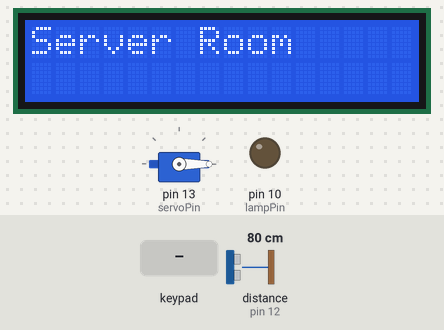
This sketch was run on a simulated Arduino Uno, built with avr-gcc and run on an emulated ATmega328P. On the bench: servo, 16×2 character LCD, output pins drawn as LEDs (lit = HIGH). Wiring (inferred from the names in the program): ultrasonic range finder: trigger pin 11; echo pin 12. Inputs (shaded band) come from the test bench; at power-on: distance to the obstacle (sensor on pin 12) 80 cm. The echo pulse lasts 58.3 µs per cm; pins used as bus, display or sensor lines are not drawn.

Above: at 1.2 s.
1.3 s: distance to the obstacle (sensor on pin 12) set to 12 cm
2.8 s: distance to the obstacle (sensor on pin 12) set to 9 cm
At 3.3 s:
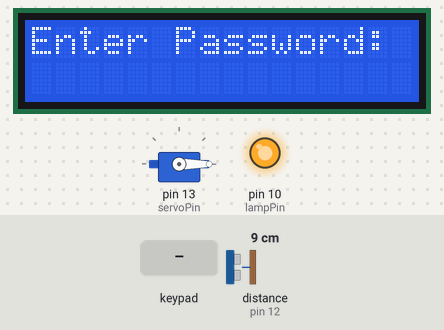
4.3 s: distance to the obstacle (sensor on pin 12) set to 18 cm
At 5.6 s:
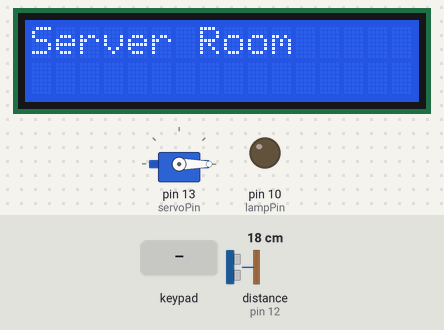
7.3 s: distance to the obstacle (sensor on pin 12) set to 2 cm
At 7.8 s:
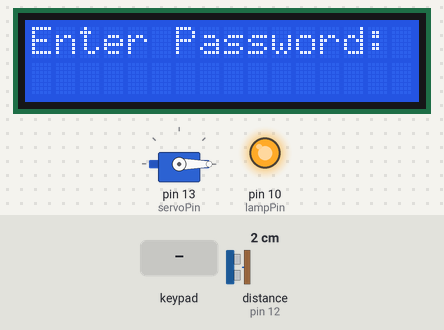
8.8 s: keypad keys 1 2 3 4 5 pressed 0.4 s apart
At 13.9 s:
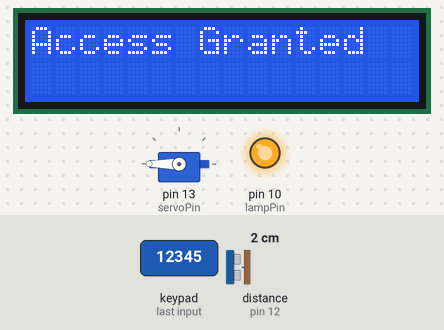
15.8 s: key 'A' pressed
At 21.2 s:
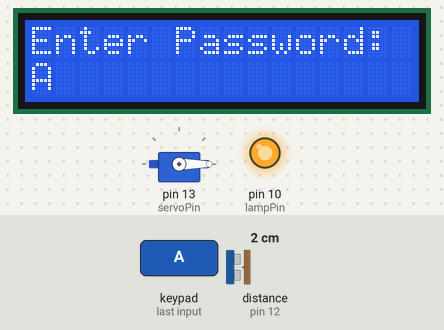
Timing chart, 0 to 22.3 s (numbered marks = the images above; inputs shaded):
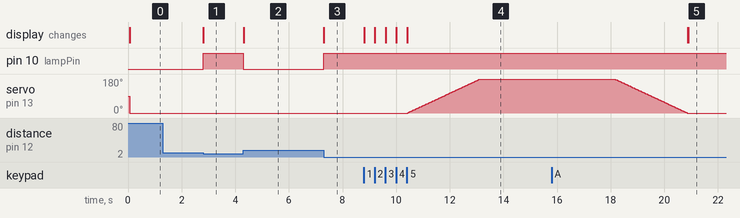

The sketch:

sketch_mar27a.ino
```cpp
#include <Keypad.h>
#include <LiquidCrystal.h>
#include <Servo.h>

Servo myservo;
LiquidCrystal lcd(A0,A1,A2,A3,A4,A5); // Adjust pin numbers as needed

#define Password_size 6
char Data[Password_size];
char pass[Password_size] = "12345";
const int DISTANCE_THRESHOLD = 10; // centimeters\

const byte ROWS = 4;
const byte COLS = 4;
char keys[ROWS][COLS] = {
  {'1','2','3','A'},
  {'4','5','6','B'},
  {'7','8','9','C'},
  {'*','0','#','D'}
};

const int TRIG_PIN = 11; // Arduino pin connected to Ultrasonic Sensor's TRIG pin
const int ECHO_PIN = 12; // Arduino pin connected to Ultrasonic Sensor's ECHO pin

byte rowPin[ROWS] = {9,8,7,6};
byte colPin[COLS] = {5,4,3,2};
Keypad customKeypad = Keypad(makeKeymap(keys), rowPin, colPin, ROWS, COLS);

int lampPin = 10;
int servoPin = 13;
int position = 0;

void setup() {
  pinMode(lampPin, OUTPUT);
  myservo.attach(servoPin);

  pinMode(TRIG_PIN, OUTPUT); // set arduino pin to output mode
  pinMode(ECHO_PIN, INPUT);  // set arduino pin to input mode

  lcd.begin(16, 2);
}

void loop() {
  digitalWrite(TRIG_PIN, HIGH);
  delayMicroseconds(10);
  digitalWrite(TRIG_PIN, LOW);

  float duration_us = pulseIn(ECHO_PIN, HIGH);
  float distance_cm = 0.017 * duration_us;
  if (distance_cm < DISTANCE_THRESHOLD) {

  digitalWrite(lampPin, HIGH);
  CheckAccess();

  } else {

    lcd.clear();
    lcd.setCursor(0,0);
    digitalWrite(lampPin, LOW);
    myservo.write(0);
    lcd.print("Server Room");

  }
}

void clearData() {
  for (int i = 0; i < Password_size; i++) {
    Data[i] = 0;
  }
}

void ServoOpen() {
  for (position = 0; position <= 180; position++) {
    myservo.write(position);
    delay(15);
  }
}

void ServoClose() {
  for (position = 180; position >= 0; position--) {
    myservo.write(position);
    delay(15);
  }
}

void CheckAccess() {
  lcd.setCursor(0, 0);
  lcd.print("Enter Password: ");
  char customKey = customKeypad.getKey();
  if (customKey) {
    Data[strlen(Data)] = customKey;
    lcd.setCursor(strlen(Data) - 1, 1);
    lcd.print(customKey);
  }
  if (strlen(Data) >= Password_size - 1)  {
    if (strcmp(Data, pass) == 0) {
      lcd.clear();
      lcd.print("Access Granted");
      ServoOpen();
      delay(5000);
      ServoClose();
    } else {
      lcd.clear();
      lcd.print("Wrong Password");
      delay(5000);
    }
    clearData();
  }
}
```

Measured:
- the behaviour switches between 11 and 10 cm on distance to the obstacle (sensor on pin 12) (found by bisection; images 0 and 1)
- after the input at 1.3 s, every drawn part: stays the same
- after the input at 2.8 s, pin 10 (lampPin): LOW → HIGH at once; the display: changes at once (image 1)
- after the input at 4.3 s, pin 10 (lampPin): HIGH → LOW at once; the display: changes at once (image 2)
- after the input at 7.3 s, pin 10 (lampPin): LOW → HIGH at once; the display: changes at once (image 3)
- after the input at 8.8 s, servo on pin 13 (servoPin): moves from 0° to 180° over 2.7 s, starting after 1.6 s; the display: first changes at once (image 4 shows a later state)
- after the input at 15.8 s, the display: first differs from a run without the input after 5.1 s (image 5)
